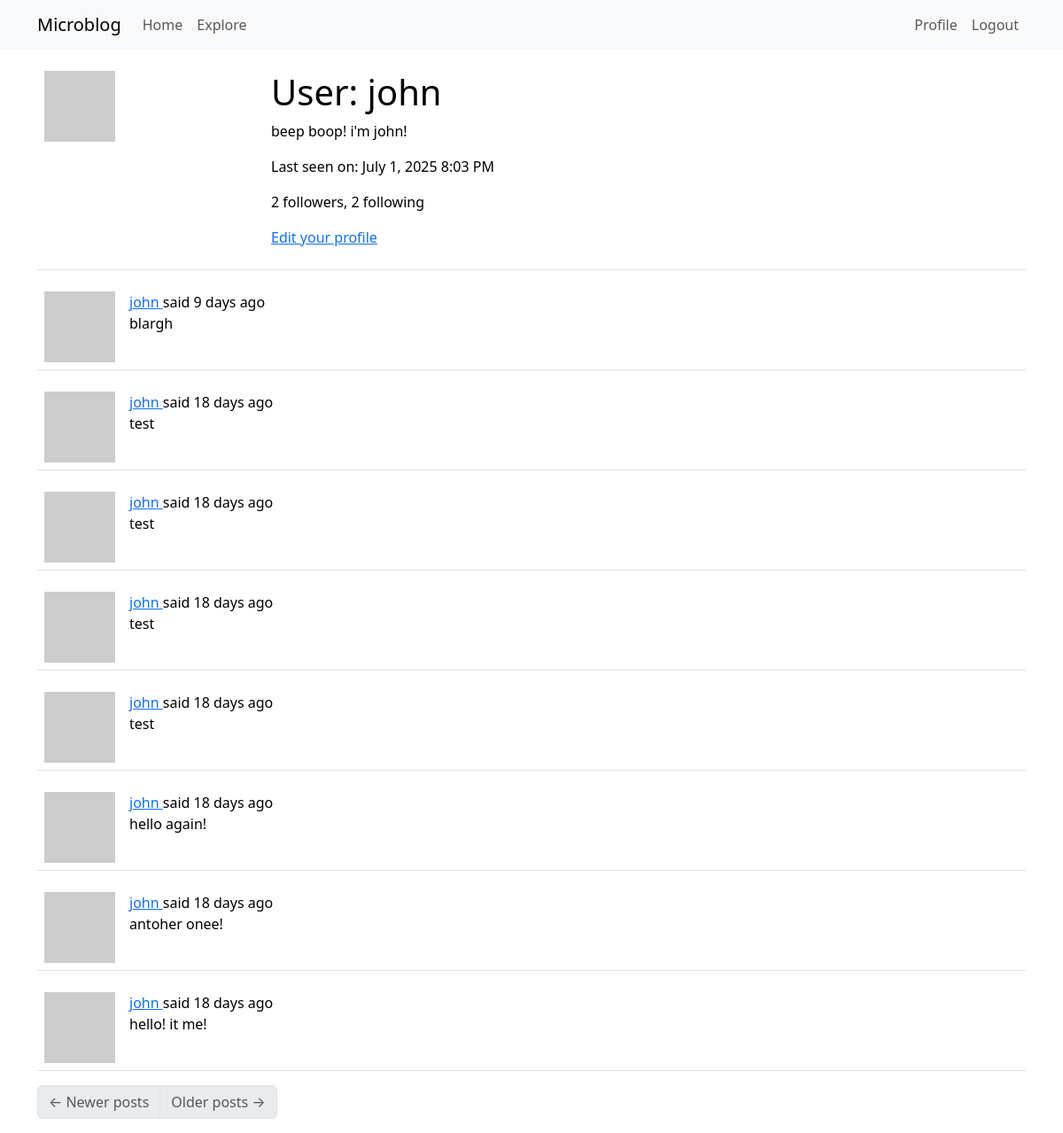
Page /user/john (signed in) on the earlier database version.
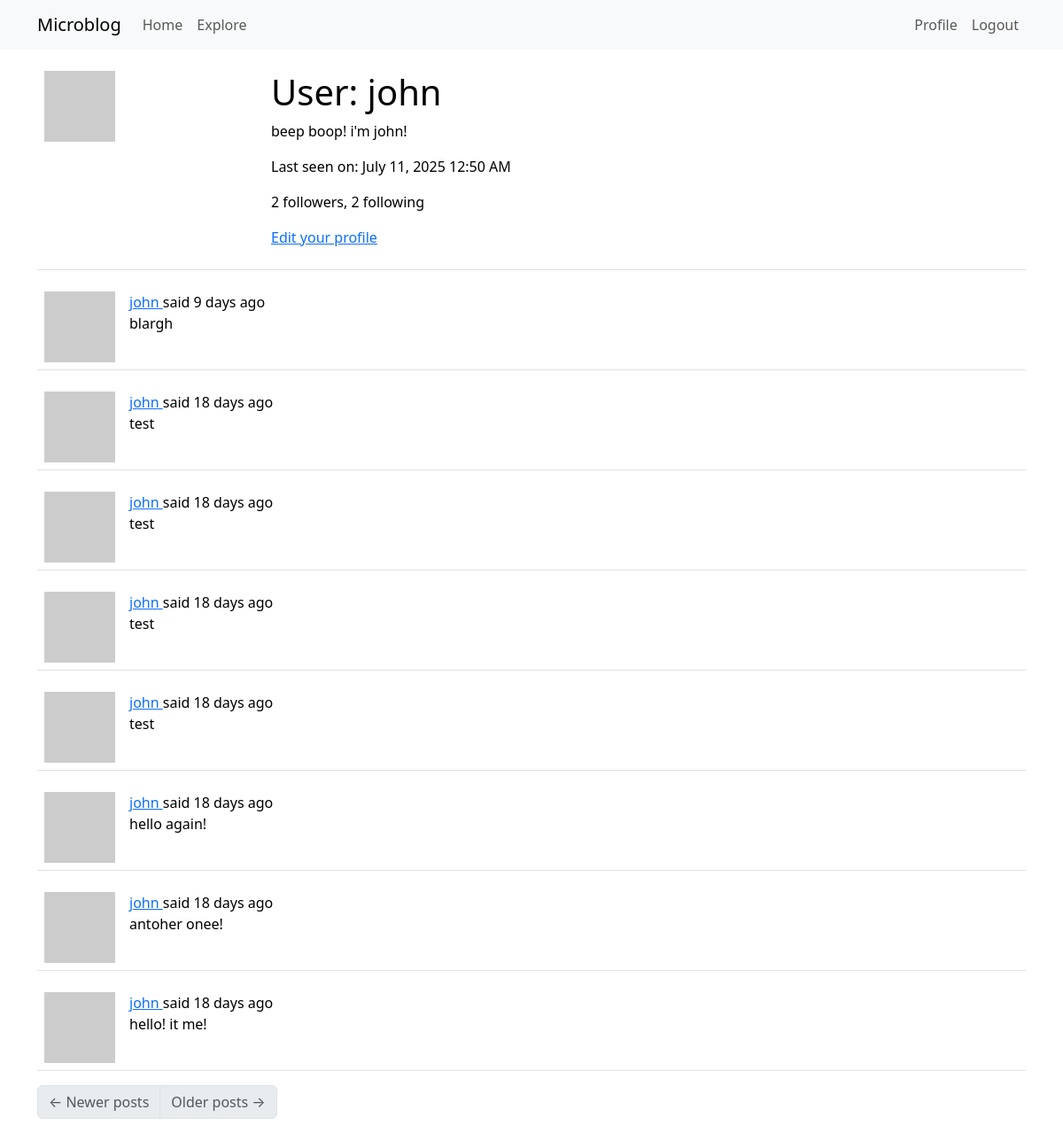
Same page on the later database version.
### app/models.py (models this page shows, shortened)
class User(UserMixin, db.Model):
    id: so.Mapped[int] = so.mapped_column(primary_key=True)
    username: so.Mapped[str] = so.mapped_column(sa.String(64), index=True,
                                                unique=True)
    email: so.Mapped[str] = so.mapped_column(sa.String(120), index=True,
                                             unique=True)
    password_hash: so.Mapped[Optional[str]] = so.mapped_column(sa.String(256))
    posts: so.WriteOnlyMapped['Post'] = so.relationship(
        back_populates='author')
    about_me: so.Mapped[Optional[str]] = so.mapped_column(sa.String(140))
    last_seen: so.Mapped[Optional[datetime]] = so.mapped_column(
        default=lambda: datetime.now(timezone.utc))
    following: so.WriteOnlyMapped['User'] = so.relationship(
        secondary=followers, primaryjoin=(followers.c.follower_id == id),
        secondaryjoin=(followers.c.followed_id == id),
        back_populates='followers')
    followers: so.WriteOnlyMapped['User'] = so.relationship(
        secondary=followers, primaryjoin=(followers.c.followed_id == id),
        secondaryjoin=(followers.c.follower_id == id),
        back_populates='following')
    def avatar(self, size):
        digest = md5(self.email.lower().encode('utf-8')).hexdigest()
        return f'https://www.gravatar.com/avatar/{digest}?d=identicon&s={size}'
    def followers_count(self):
        query = sa.select(sa.func.count()).select_from(
            self.followers.select().subquery())
        return db.session.scalar(query)
    def following_count(self):
        query = sa.select(sa.func.count()).select_from(
            self.following.select().subquery())
        return db.session.scalar(query)

### app/routes.py (the view)
@app.route('/user/<username>')
@login_required
def user(username):
    user = db.first_or_404(sa.select(User).where(User.username == username))
    page = request.args.get('page', 1, type=int)
    query = user.posts.select().order_by(Post.timestamp.desc())
    posts = db.paginate(query, page=page,
                        per_page=app.config['POSTS_PER_PAGE'],
                        error_out=False)
    next_url = url_for('user', username=user.username, page=posts.next_num) \
        if posts.has_next else None
    prev_url = url_for('user', username=user.username, page=posts.prev_num) \
        if posts.has_prev else None
    form = EmptyForm()
    return render_template('user.html', user=user, posts=posts.items,
                           next_url=next_url, prev_url=prev_url, form=form)

### app/__init__.py (called while the page is built)
def get_locale():
    return request.accept_languages.best_match(app.config['LANGUAGES'])

### app/models.py (called while the page is built)
@login.user_loader
def load_user(id):
    return db.session.get(User, int(id))

### app/routes.py (called while the page is built)
@app.before_request
def before_request():
    if current_user.is_authenticated:
        current_user.last_seen = datetime.now(timezone.utc)
        db.session.commit()
    g.locale = str(get_locale())

### app/templates/user.html (shortened to what this page needs)
{% extends "base.html" %}
{% block content %}
    <table class="table table-hover">
        <tr>
            <td width="256px"><img src="{{ user.avatar(256) }}"></td>
            <td>
                <h1>{{ _('User') }}: {{ user.username }}</h1>
                {% if user.about_me %}<p>{{ user.about_me }}</p>{% endif %}
                {% if user.last_seen %}
                <p>{{ _('Last seen on') }}: {{ moment(user.last_seen).format('LLL') }}</p>
                {% endif %}
                <p>{{ _('%(count)d followers', count=user.followers_count()) }}, {{ _('%(count)d following', count=user.following_count()) }}</p>
                {% if user == current_user %}
                <p><a href="{{ url_for('edit_profile') }}">{{ _('Edit your profile') }}</a></p>
                {% endif %}
            </td>
        </tr>
    </table>
    {% for post in posts %}
        {% include '_post.html' %}
    {% endfor %}
    <nav aria-label="Post navigation">
        <ul class="pagination">
            <li class="page-item{% if not prev_url %} disabled{% endif %}">
                <a class="page-link" href="{{ prev_url }}">
                    <span aria-hidden="true">&larr;</span> {{ _('Newer posts') }}
                </a>
            </li>
            <li class="page-item{% if not next_url %} disabled{% endif %}">
                <a class="page-link" href="{{ next_url }}">
                    {{ _('Older posts') }} <span aria-hidden="true">&rarr;</span>
                </a>
            </li>
        </ul>
    </nav>
{% endblock %}

Differences in the rows shown:
changed User "john": last_seen "July 1, 2025 8:03 PM" → "July 11, 2025 12:50 AM"
